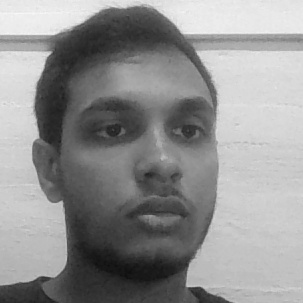
#> input picture dataSet/face-1.1.jpg, 303 x 303 px; its folder holds 4 pictures in this run
$ python trainer.py
#> lines starting #> are read from the running program, lines starting #| are printed output that depends on the picture
import cv2,os
import numpy as np
from PIL import Image

recognizer = cv2.face.LBPHFaceRecognizer_create()
cascadePath = "Classifiers/face.xml"
faceCascade = cv2.CascadeClassifier(cascadePath);
path = 'dataSet'

#data trainer
def get_images_and_labels(path):
#> called with path = 'dataSet'
     image_paths = [os.path.join(path, f) for f in os.listdir(path)]
     # images will contains face images
     images = []
     # labels will contains the label that is assigned to the image
     labels = []
     for image_path in image_paths:
         # Read the image and convert to grayscale
         image_pil = Image.open(image_path).convert('L')
#> image_pil is the input picture: PIL image 303x303 L; min 14, max 248, mean 144.8
         # Convert the image format into numpy array
         image = np.array(image_pil, 'uint8')
         # Get the label of the image
         nbr = int(os.path.split(image_path)[1].split(".")[0].replace("face-", ""))
         #nbr=int(''.join(str(ord(c)) for c in nbr))
         # Detect the face in the image
         faces = faceCascade.detectMultiScale(image)
#> faces = [[48, 47, 207, 207]]
         # If face is detected, append the face to images and the label to labels
         for (x, y, w, h) in faces:
             images.append(image[y: y + h, x: x + w])
             labels.append(nbr)
             cv2.imshow("Adding faces to traning set...", image[y: y + h, x: x + w])
             cv2.waitKey(10)
#> this loop made 1 pass
#> pass 1, in get_images_and_labels, `cv2.imshow("Adding faces to traning set...", image[y: y + h, x: x + w])`:
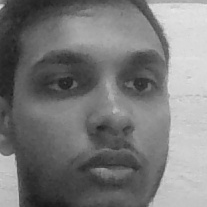
#> window 'Adding faces to traning set...': shape (207, 207); min 23, max 231, mean 121.2
#> after the loop, images = 1 item; labels = [1]
#> pass 2 of the loop in get_images_and_labels, `for image_path in image_paths:`:
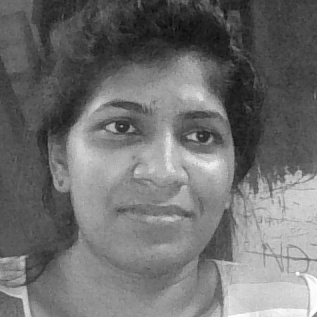
#> input picture dataSet/face-2.10.jpg, 317 x 317 px
#> in get_images_and_labels, image_pil is the input picture: PIL image 317x317 L; min 11, max 255, mean 112
#> faces = [[51, 50, 212, 212]]
#> the loop in get_images_and_labels, `for (x, y, w, h) in faces:` made 1 pass
#> pass 1, in get_images_and_labels, `cv2.imshow("Adding faces to traning set...", image[y: y + h, x: x + w])`:
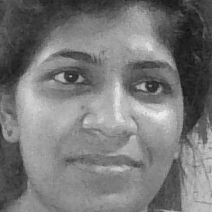
#> window 'Adding faces to traning set...': shape (212, 212); min 15, max 242, mean 119.8
#> after the loop in get_images_and_labels, `for (x, y, w, h) in faces:`: images = 2 items; labels = [1, 2]
#> pass 3 of the loop in get_images_and_labels, `for image_path in image_paths:`:
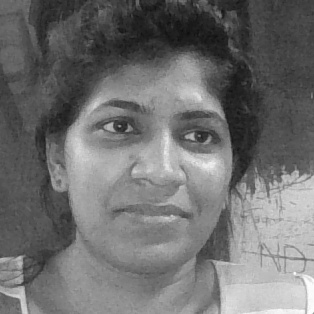
#> input picture dataSet/face-2.11.jpg, 314 x 314 px
#> in get_images_and_labels, image_pil is the input picture: PIL image 314x314 L; min 15, max 255, mean 111.5
#> faces = [[51, 51, 212, 212]]
#> the loop in get_images_and_labels, `for (x, y, w, h) in faces:` made 1 pass
#> pass 1, in get_images_and_labels, `cv2.imshow("Adding faces to traning set...", image[y: y + h, x: x + w])`:
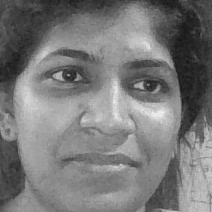
#> window 'Adding faces to traning set...': shape (212, 212); min 18, max 239, mean 120.6
#> after the loop in get_images_and_labels, `for (x, y, w, h) in faces:`: images = 3 items; labels = [1, 2, 2]
#> the loop made 4 passes; the first 3 are shown
     # return the images list and labels list
     return images, labels


images, labels = get_images_and_labels(path)
#cv2.imshow('test',images[0])
cv2.waitKey(1)

recognizer.train(images, np.array(labels))
recognizer.save('trainer/trainer.yml')
cv2.destroyAllWindows()
